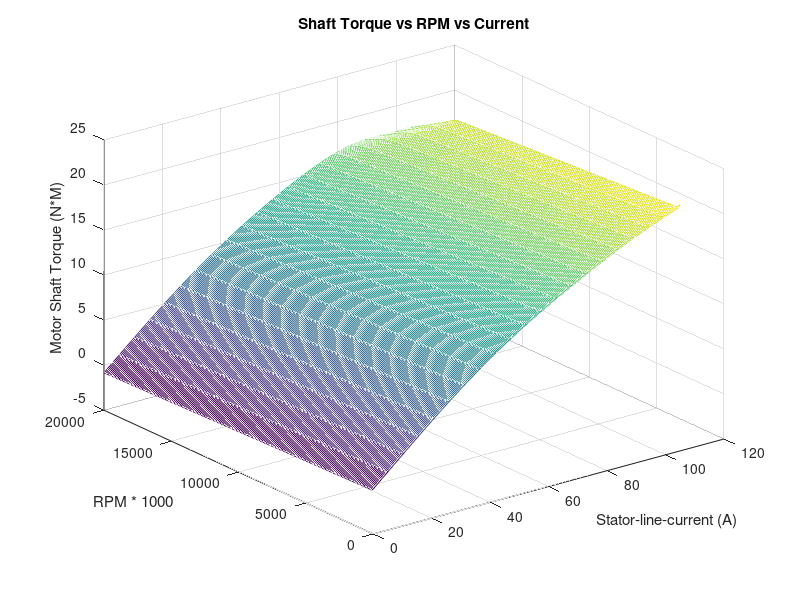
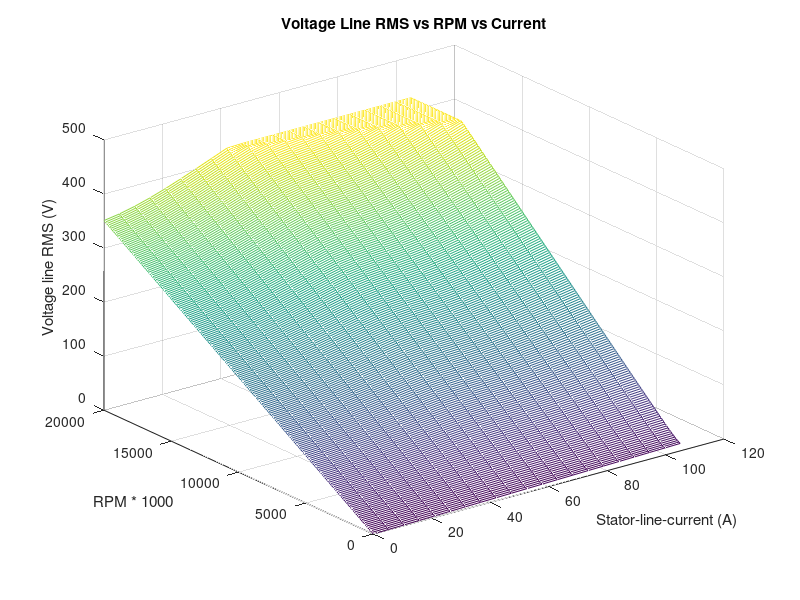
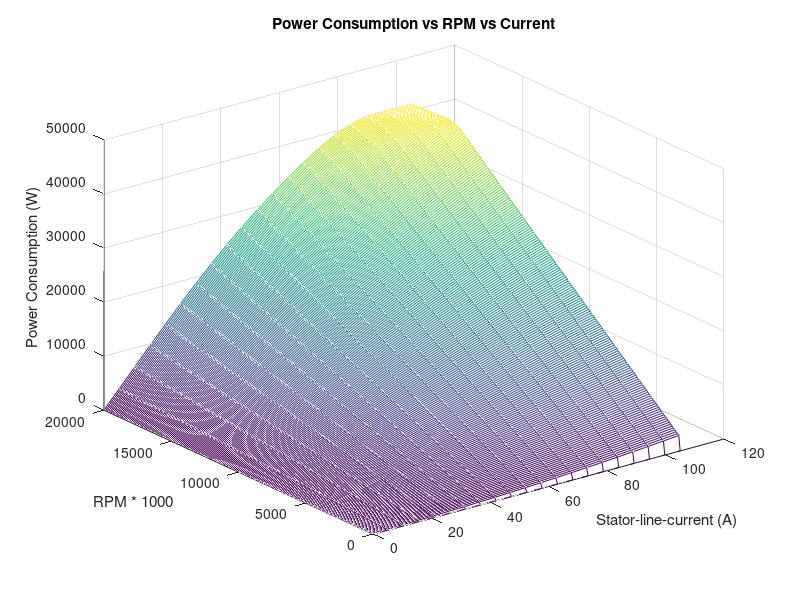

Here is the MATLAB script that generated these plots, in order:
close all
clear
clc

%% MOTOR DATA 

% LOAD AMK MOTOR DATA TABLES
% these tables are graciously provided by AMK
motor_data = load("A2370DD_T80C.mat","Shaft_Torque", "Stator_Current_Line_RMS", "Power_Factor", "Voltage_Line_RMS", "Iq_RMS", "Speed");
rpm_matrix = motor_data.Speed;
stator_current_line_RMS_matrix = motor_data.Stator_Current_Line_RMS;
shaft_torque_matrix = motor_data.Shaft_Torque;
voltage_line_RMS_matrix = motor_data.Voltage_Line_RMS;
power_factor_matrix = motor_data.Power_Factor; 
Iq_RMS_matrix = motor_data.Iq_RMS; 

%%power consumption calculated using formula for 3 phase motor:
% p = root 3 x V x I x PF x efficiency 

power_consumption_matrix = sqrt(3) * stator_current_line_RMS_matrix .* voltage_line_RMS_matrix .* power_factor_matrix;

% CREATE ROW AND COLUMN VECTORS FOR MOTOR DATA TABLE
% all motor parameter tables are a function of rpm and current
% where the rows represent RPM vlaues from 0 to 20000 in increments of 100
% and the columns represent stator line current RMS from 0A to 105A in
% increments of 5.25A as given by AMK
RPM = 0:100:20000; % row 
current = 0:5.25:105; % columns
% Generate a grid of RPM and current values for the table
[current_grid, RPM_grid] = meshgrid(current, RPM);

figure(1); 

mesh(current, RPM, shaft_torque_matrix); 
title("Shaft Torque vs RPM vs Current"); 
xlabel("Stator-line-current (A)"); 
ylabel("RPM * 1000");  
zlabel("Motor Shaft Torque (N*M)");


figure(2); 
mesh(current, RPM, voltage_line_RMS_matrix); 
title("Voltage Line RMS vs RPM vs Current"); 
xlabel("Stator-line-current (A)"); 
ylabel("RPM * 1000");  
zlabel("Voltage line RMS (V)");


figure(3); 
mesh(current, RPM, power_consumption_matrix); 
title("Power Consumption vs RPM vs Current"); 
xlabel("Stator-line-current (A)"); 
ylabel("RPM * 1000");  
zlabel("Power Consumption (W)");

